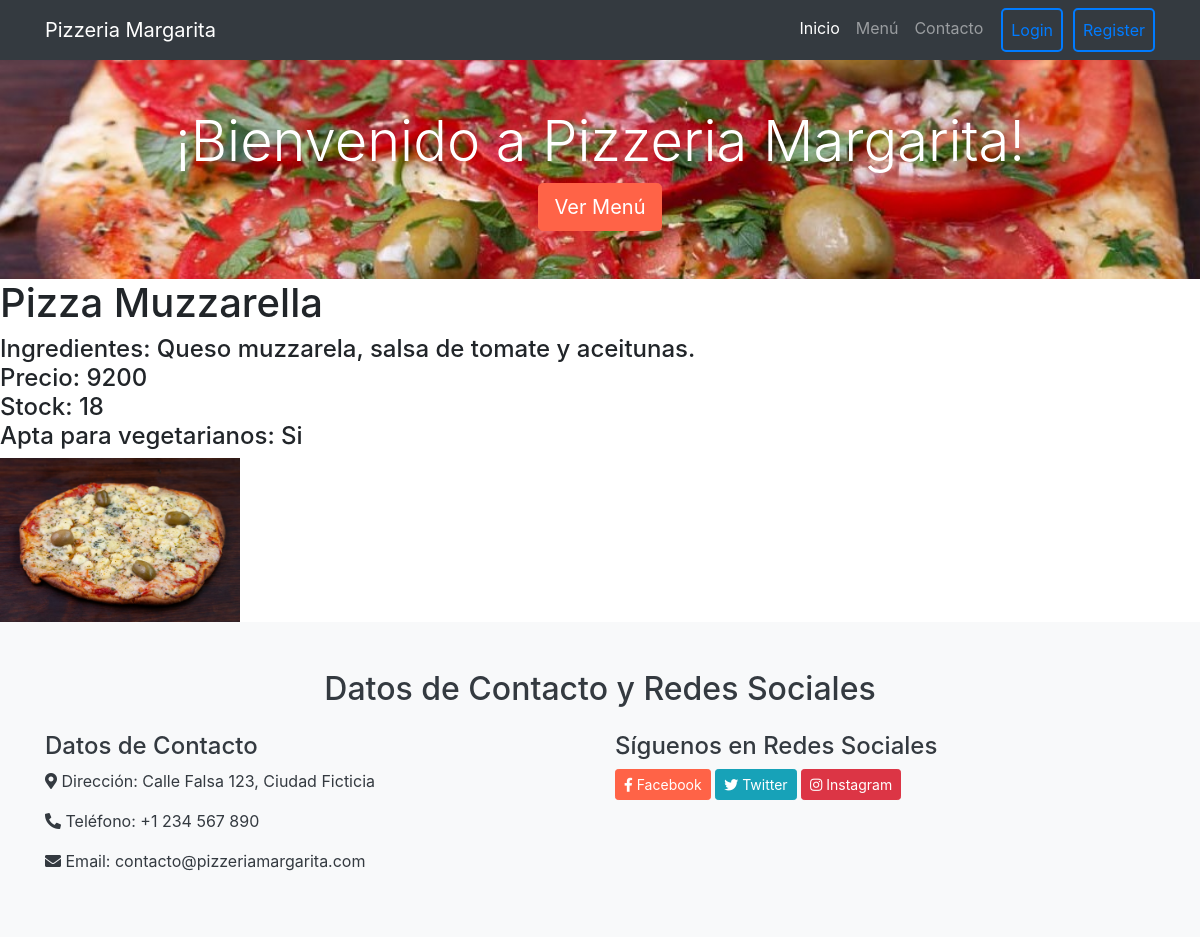
The app's page /app-tossi/pizza-detail/2 with its own data.
### AppTossi/models.py (models this page shows, shortened)
class Pizza(models.Model):
    product_name = models.CharField(max_length=30)
    price = models.IntegerField()
    ingredients = models.CharField(max_length=200)
    stock = models.IntegerField(default=0)
    vegetarian = models.BooleanField(default=False)
    img = models.ImageField(upload_to='product_images', blank=True, null=True)

### AppTossi/views.py (the view)
# urls.py: path('pizza-detail/<pk>', PizzaDetail.as_view(), name='PizzaDetail'),
class PizzaDetail(DetailView):
  model = Pizza
  template_name = 'pizza_detail.html'
  context_object_name = "pizza"
  url = Pizza.objects.get

### AppTossi/templates/pizza_detail.html
{% extends 'padre.html' %}
{% block contenidoQueCambia %}
{% load static %}
<h1> {{pizza.product_name}} </h1>
<h4> Ingredientes: {{pizza.ingredients}} <br> Precio: {{pizza.price}} <br> Stock: {{pizza.stock}} <br>
    {% if pizza.vegetarian == True %}
    Apta para vegetarianos: Si
    {% else %}
      Apta para vegetarianos: No
    {% endif %}
</h4>
<img src="{{ pizza.img.url }}" alt="{{ pizza.name }}" style="max-width: 20%; height: auto;">
{% endblock contenidoQueCambia %}

### records on screen
Pizza: product_name "Pizza Muzzarella", ingredients "Queso muzzarela, salsa de tomate y aceitunas.", price "9200", stock "18", img (picture)
